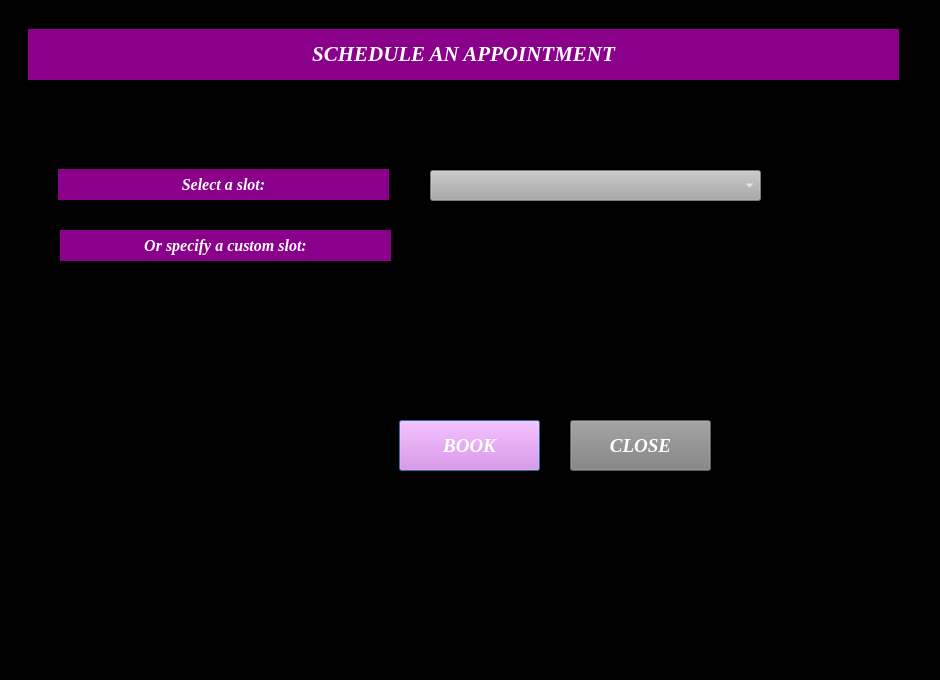
<?xml version="1.0" encoding="UTF-8"?>
<ui version="4.0">
 <class>scheduleappointmentdialog</class>
 <widget class="QDialog" name="scheduleappointmentdialog">
  <property name="geometry">
   <rect>
    <x>0</x>
    <y>0</y>
    <width>940</width>
    <height>680</height>
   </rect>
  </property>
  <property name="windowTitle">
   <string>Dialog</string>
  </property>
  <property name="styleSheet">
   <string notr="true">background-color: black;
</string>
  </property>
  <widget class="QWidget" name="widget" native="true">
   <property name="geometry">
    <rect>
     <x>10</x>
     <y>10</y>
     <width>921</width>
     <height>651</height>
    </rect>
   </property>
   <widget class="QLabel" name="label">
    <property name="geometry">
     <rect>
      <x>18</x>
      <y>19</y>
      <width>871</width>
      <height>51</height>
     </rect>
    </property>
    <property name="font">
     <font>
      <family>Times New Roman</family>
      <pointsize>16</pointsize>
      <italic>true</italic>
      <bold>true</bold>
     </font>
    </property>
    <property name="styleSheet">
     <string notr="true">color: white;
background-color: darkmagenta;
</string>
    </property>
    <property name="text">
     <string>&lt;html&gt;&lt;head/&gt;&lt;body&gt;&lt;p align=&quot;center&quot;&gt;SCHEDULE AN APPOINTMENT&lt;/p&gt;&lt;/body&gt;&lt;/html&gt;</string>
    </property>
   </widget>
   <widget class="QLabel" name="labelSelectSLot">
    <property name="geometry">
     <rect>
      <x>48</x>
      <y>159</y>
      <width>331</width>
      <height>31</height>
     </rect>
    </property>
    <property name="font">
     <font>
      <family>Times New Roman</family>
      <pointsize>12</pointsize>
      <italic>true</italic>
      <bold>true</bold>
     </font>
    </property>
    <property name="styleSheet">
     <string notr="true">color: white;
background-color: darkmagenta;
</string>
    </property>
    <property name="text">
     <string>&lt;html&gt;&lt;head/&gt;&lt;body&gt;&lt;p align=&quot;center&quot;&gt;Select a slot:&lt;/p&gt;&lt;/body&gt;&lt;/html&gt;</string>
    </property>
   </widget>
   <widget class="QLabel" name="labelCustomSlot">
    <property name="geometry">
     <rect>
      <x>50</x>
      <y>220</y>
      <width>331</width>
      <height>31</height>
     </rect>
    </property>
    <property name="font">
     <font>
      <family>Times New Roman</family>
      <pointsize>12</pointsize>
      <italic>true</italic>
      <bold>true</bold>
     </font>
    </property>
    <property name="styleSheet">
     <string notr="true">color: white;
background-color: darkmagenta;
</string>
    </property>
    <property name="text">
     <string>&lt;html&gt;&lt;head/&gt;&lt;body&gt;&lt;p align=&quot;center&quot;&gt;Or specify a custom slot:&lt;/p&gt;&lt;/body&gt;&lt;/html&gt;</string>
    </property>
   </widget>
   <widget class="QLineEdit" name="lineEditCustomSlot">
    <property name="geometry">
     <rect>
      <x>420</x>
      <y>220</y>
      <width>331</width>
      <height>31</height>
     </rect>
    </property>
    <property name="font">
     <font>
      <family>Times New Roman</family>
      <pointsize>12</pointsize>
      <italic>true</italic>
      <bold>true</bold>
     </font>
    </property>
    <property name="styleSheet">
     <string notr="true">color: white;
background-color: black;
</string>
    </property>
   </widget>
   <widget class="QComboBox" name="comboBoxAvailableSlots">
    <property name="geometry">
     <rect>
      <x>420</x>
      <y>160</y>
      <width>331</width>
      <height>31</height>
     </rect>
    </property>
    <property name="font">
     <font>
      <family>Times New Roman</family>
      <pointsize>12</pointsize>
      <italic>true</italic>
      <bold>true</bold>
     </font>
    </property>
    <property name="styleSheet">
     <string notr="true">color: white;
background-color: darkgrey;
</string>
    </property>
   </widget>
   <widget class="QPushButton" name="buttonBook">
    <property name="geometry">
     <rect>
      <x>389</x>
      <y>410</y>
      <width>141</width>
      <height>51</height>
     </rect>
    </property>
    <property name="font">
     <font>
      <family>Times New Roman</family>
      <pointsize>14</pointsize>
      <italic>true</italic>
      <bold>true</bold>
     </font>
    </property>
    <property name="styleSheet">
     <string notr="true">color: white;
background-color: violet;
</string>
    </property>
    <property name="text">
     <string>BOOK</string>
    </property>
   </widget>
   <widget class="QPushButton" name="buttonClose">
    <property name="geometry">
     <rect>
      <x>560</x>
      <y>410</y>
      <width>141</width>
      <height>51</height>
     </rect>
    </property>
    <property name="font">
     <font>
      <family>Times New Roman</family>
      <pointsize>14</pointsize>
      <italic>true</italic>
      <bold>true</bold>
     </font>
    </property>
    <property name="styleSheet">
     <string notr="true">color: white;
background-color: grey;
</string>
    </property>
    <property name="text">
     <string>CLOSE</string>
    </property>
   </widget>
  </widget>
 </widget>
 <resources/>
 <connections/>
</ui>
